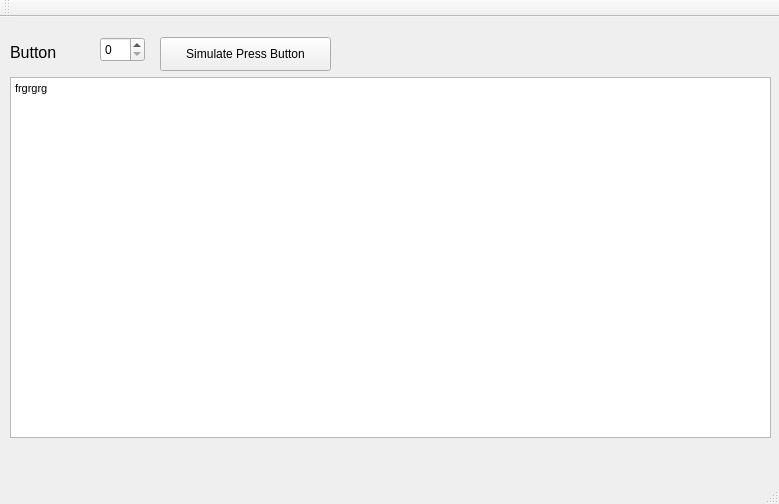
<?xml version="1.0" encoding="UTF-8"?>
<ui version="4.0">
 <class>MainWindow</class>
 <widget class="QMainWindow" name="MainWindow">
  <property name="geometry">
   <rect>
    <x>0</x>
    <y>0</y>
    <width>779</width>
    <height>504</height>
   </rect>
  </property>
  <property name="windowTitle">
   <string>MainWindow</string>
  </property>
  <widget class="QWidget" name="centralWidget">
   <widget class="QSpinBox" name="spinBox">
    <property name="geometry">
     <rect>
      <x>100</x>
      <y>20</y>
      <width>45</width>
      <height>25</height>
     </rect>
    </property>
    <property name="maximum">
     <number>32</number>
    </property>
    <property name="value">
     <number>0</number>
    </property>
   </widget>
   <widget class="QPushButton" name="simulatePress">
    <property name="geometry">
     <rect>
      <x>160</x>
      <y>20</y>
      <width>171</width>
      <height>34</height>
     </rect>
    </property>
    <property name="text">
     <string>Simulate Press Button</string>
    </property>
   </widget>
   <widget class="QLabel" name="label">
    <property name="geometry">
     <rect>
      <x>10</x>
      <y>20</y>
      <width>81</width>
      <height>31</height>
     </rect>
    </property>
    <property name="text">
     <string>&lt;html&gt;&lt;head/&gt;&lt;body&gt;&lt;p&gt;&lt;span style=&quot; font-size:12pt;&quot;&gt;Button&lt;/span&gt;&lt;/p&gt;&lt;/body&gt;&lt;/html&gt;</string>
    </property>
   </widget>
   <widget class="QTextEdit" name="scriptEditor">
    <property name="geometry">
     <rect>
      <x>10</x>
      <y>60</y>
      <width>761</width>
      <height>361</height>
     </rect>
    </property>
    <property name="html">
     <string>&lt;!DOCTYPE HTML PUBLIC &quot;-//W3C//DTD HTML 4.0//EN&quot; &quot;http://www.w3.org/TR/REC-html40/strict.dtd&quot;&gt;
&lt;html&gt;&lt;head&gt;&lt;meta name=&quot;qrichtext&quot; content=&quot;1&quot; /&gt;&lt;style type=&quot;text/css&quot;&gt;
p, li { white-space: pre-wrap; }
&lt;/style&gt;&lt;/head&gt;&lt;body style=&quot; font-family:'MS Shell Dlg 2'; font-size:8pt; font-weight:400; font-style:normal;&quot;&gt;
&lt;p style=&quot; margin-top:0px; margin-bottom:0px; margin-left:0px; margin-right:0px; -qt-block-indent:0; text-indent:0px;&quot;&gt;frgrgrg&lt;/p&gt;&lt;/body&gt;&lt;/html&gt;</string>
    </property>
   </widget>
  </widget>
  <widget class="QMenuBar" name="menuBar">
   <property name="geometry">
    <rect>
     <x>0</x>
     <y>0</y>
     <width>779</width>
     <height>31</height>
    </rect>
   </property>
  </widget>
  <widget class="QToolBar" name="mainToolBar">
   <attribute name="toolBarArea">
    <enum>TopToolBarArea</enum>
   </attribute>
   <attribute name="toolBarBreak">
    <bool>false</bool>
   </attribute>
  </widget>
  <widget class="QStatusBar" name="statusBar"/>
 </widget>
 <layoutdefault spacing="6" margin="11"/>
 <resources/>
 <connections/>
</ui>
